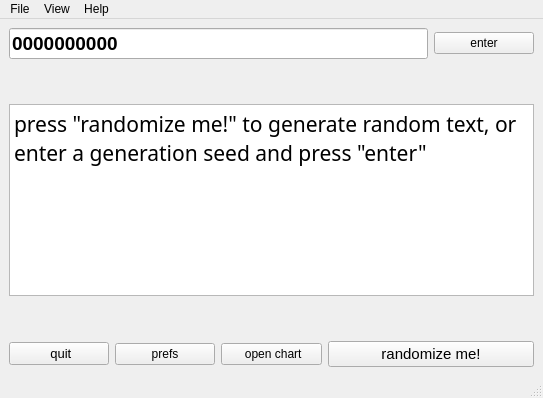
<?xml version="1.0" encoding="UTF-8"?>
<ui version="4.0">
 <class>MainWindow</class>
 <widget class="QMainWindow" name="MainWindow">
  <property name="geometry">
   <rect>
    <x>0</x>
    <y>0</y>
    <width>543</width>
    <height>398</height>
   </rect>
  </property>
  <property name="font">
   <font>
    <family>Yu Gothic UI</family>
   </font>
  </property>
  <property name="windowTitle">
   <string>Randomize Me!</string>
  </property>
  <property name="windowIcon">
   <iconset resource="../../icons.qrc">
    <normaloff>:/main/media/logo.png</normaloff>:/main/media/logo.png</iconset>
  </property>
  <widget class="QWidget" name="centralwidget">
   <layout class="QGridLayout" name="gridLayout_2">
    <item row="0" column="0">
     <layout class="QGridLayout" name="gridLayout">
      <item row="6" column="2">
       <spacer name="verticalSpacer_2">
        <property name="orientation">
         <enum>Qt::Vertical</enum>
        </property>
        <property name="sizeHint" stdset="0">
         <size>
          <width>20</width>
          <height>40</height>
         </size>
        </property>
       </spacer>
      </item>
      <item row="2" column="2">
       <spacer name="verticalSpacer">
        <property name="orientation">
         <enum>Qt::Vertical</enum>
        </property>
        <property name="sizeHint" stdset="0">
         <size>
          <width>20</width>
          <height>40</height>
         </size>
        </property>
       </spacer>
      </item>
      <item row="9" column="1">
       <widget class="QPushButton" name="prefs_btn">
        <property name="text">
         <string>prefs</string>
        </property>
        <property name="icon">
         <iconset resource="../../icons.qrc">
          <normaloff>:/buttons/media/settings.png</normaloff>:/buttons/media/settings.png</iconset>
        </property>
       </widget>
      </item>
      <item row="0" column="0" colspan="4">
       <widget class="QLineEdit" name="sdata">
        <property name="font">
         <font>
          <family>Yu Gothic UI</family>
          <pointsize>14</pointsize>
          <bold>true</bold>
         </font>
        </property>
        <property name="toolTip">
         <string>&lt;html&gt;&lt;head/&gt;&lt;body&gt;&lt;p&gt;Enter a numerical value for &amp;quot;seeded&amp;quot; text generation&lt;/p&gt;&lt;/body&gt;&lt;/html&gt;</string>
        </property>
        <property name="text">
         <string>0000000000</string>
        </property>
       </widget>
      </item>
      <item row="9" column="0">
       <widget class="QPushButton" name="quit_btn">
        <property name="font">
         <font>
          <family>Yu Gothic UI</family>
          <pointsize>10</pointsize>
         </font>
        </property>
        <property name="text">
         <string> quit</string>
        </property>
        <property name="icon">
         <iconset resource="../../icons.qrc">
          <normaloff>:/buttons/media/cross.png</normaloff>:/buttons/media/cross.png</iconset>
        </property>
       </widget>
      </item>
      <item row="0" column="4">
       <widget class="QPushButton" name="enter_sval_btn">
        <property name="text">
         <string>enter</string>
        </property>
        <property name="icon">
         <iconset>
          <normaloff>:/buttons/arrow-return.png</normaloff>:/buttons/arrow-return.png</iconset>
        </property>
       </widget>
      </item>
      <item row="9" column="3" colspan="2">
       <widget class="QPushButton" name="randomize_btn">
        <property name="font">
         <font>
          <family>Yu Gothic UI</family>
          <pointsize>11</pointsize>
         </font>
        </property>
        <property name="contextMenuPolicy">
         <enum>Qt::PreventContextMenu</enum>
        </property>
        <property name="toolTip">
         <string>&lt;html&gt;&lt;head/&gt;&lt;body&gt;&lt;p&gt;Generate new text&lt;/p&gt;&lt;/body&gt;&lt;/html&gt;</string>
        </property>
        <property name="text">
         <string>randomize me!</string>
        </property>
       </widget>
      </item>
      <item row="4" column="0" colspan="5">
       <widget class="QTextBrowser" name="text_output">
        <property name="font">
         <font>
          <family>Yu Gothic Light</family>
          <pointsize>16</pointsize>
         </font>
        </property>
        <property name="acceptDrops">
         <bool>false</bool>
        </property>
        <property name="html">
         <string>&lt;!DOCTYPE HTML PUBLIC &quot;-//W3C//DTD HTML 4.0//EN&quot; &quot;http://www.w3.org/TR/REC-html40/strict.dtd&quot;&gt;
&lt;html&gt;&lt;head&gt;&lt;meta name=&quot;qrichtext&quot; content=&quot;1&quot; /&gt;&lt;meta charset=&quot;utf-8&quot; /&gt;&lt;style type=&quot;text/css&quot;&gt;
p, li { white-space: pre-wrap; }
hr { height: 1px; border-width: 0; }
li.unchecked::marker { content: &quot;\2610&quot;; }
li.checked::marker { content: &quot;\2612&quot;; }
&lt;/style&gt;&lt;/head&gt;&lt;body style=&quot; font-family:'Yu Gothic Light'; font-size:16pt; font-weight:400; font-style:normal;&quot;&gt;
&lt;p style=&quot; margin-top:0px; margin-bottom:0px; margin-left:0px; margin-right:0px; -qt-block-indent:0; text-indent:0px;&quot;&gt;press &amp;quot;randomize me!&amp;quot; to generate random text, or enter a generation seed and press &amp;quot;enter&amp;quot;&lt;/p&gt;&lt;/body&gt;&lt;/html&gt;</string>
        </property>
        <property name="acceptRichText">
         <bool>false</bool>
        </property>
        <property name="openLinks">
         <bool>false</bool>
        </property>
       </widget>
      </item>
      <item row="9" column="2">
       <widget class="QPushButton" name="open_chart_btn">
        <property name="toolTip">
         <string>&lt;html&gt;&lt;head/&gt;&lt;body&gt;&lt;p&gt;open generation chart&lt;/p&gt;&lt;/body&gt;&lt;/html&gt;</string>
        </property>
        <property name="text">
         <string> open chart</string>
        </property>
        <property name="icon">
         <iconset resource="../../icons.qrc">
          <normaloff>:/buttons/media/table.png</normaloff>:/buttons/media/table.png</iconset>
        </property>
       </widget>
      </item>
     </layout>
    </item>
   </layout>
  </widget>
  <widget class="QMenuBar" name="menubar">
   <property name="geometry">
    <rect>
     <x>0</x>
     <y>0</y>
     <width>543</width>
     <height>24</height>
    </rect>
   </property>
   <widget class="QMenu" name="menuFile">
    <property name="title">
     <string>File</string>
    </property>
    <addaction name="actionQuit"/>
   </widget>
   <widget class="QMenu" name="menuHelp">
    <property name="title">
     <string>Help</string>
    </property>
    <addaction name="actionPreferences"/>
    <addaction name="separator"/>
    <addaction name="actionAbout"/>
   </widget>
   <widget class="QMenu" name="menuView">
    <property name="title">
     <string>View</string>
    </property>
    <addaction name="actionShow_chart"/>
   </widget>
   <addaction name="menuFile"/>
   <addaction name="menuView"/>
   <addaction name="menuHelp"/>
  </widget>
  <widget class="QStatusBar" name="statusbar"/>
  <action name="actionQuit">
   <property name="text">
    <string>Quit</string>
   </property>
  </action>
  <action name="actionAbout">
   <property name="text">
    <string>About</string>
   </property>
  </action>
  <action name="actionPreferences">
   <property name="text">
    <string>Preferences</string>
   </property>
  </action>
  <action name="actionShow_chart">
   <property name="text">
    <string>Show chart</string>
   </property>
  </action>
 </widget>
 <tabstops>
  <tabstop>randomize_btn</tabstop>
  <tabstop>sdata</tabstop>
  <tabstop>enter_sval_btn</tabstop>
  <tabstop>text_output</tabstop>
  <tabstop>quit_btn</tabstop>
 </tabstops>
 <resources>
  <include location="../../icons.qrc"/>
 </resources>
 <connections/>
</ui>
